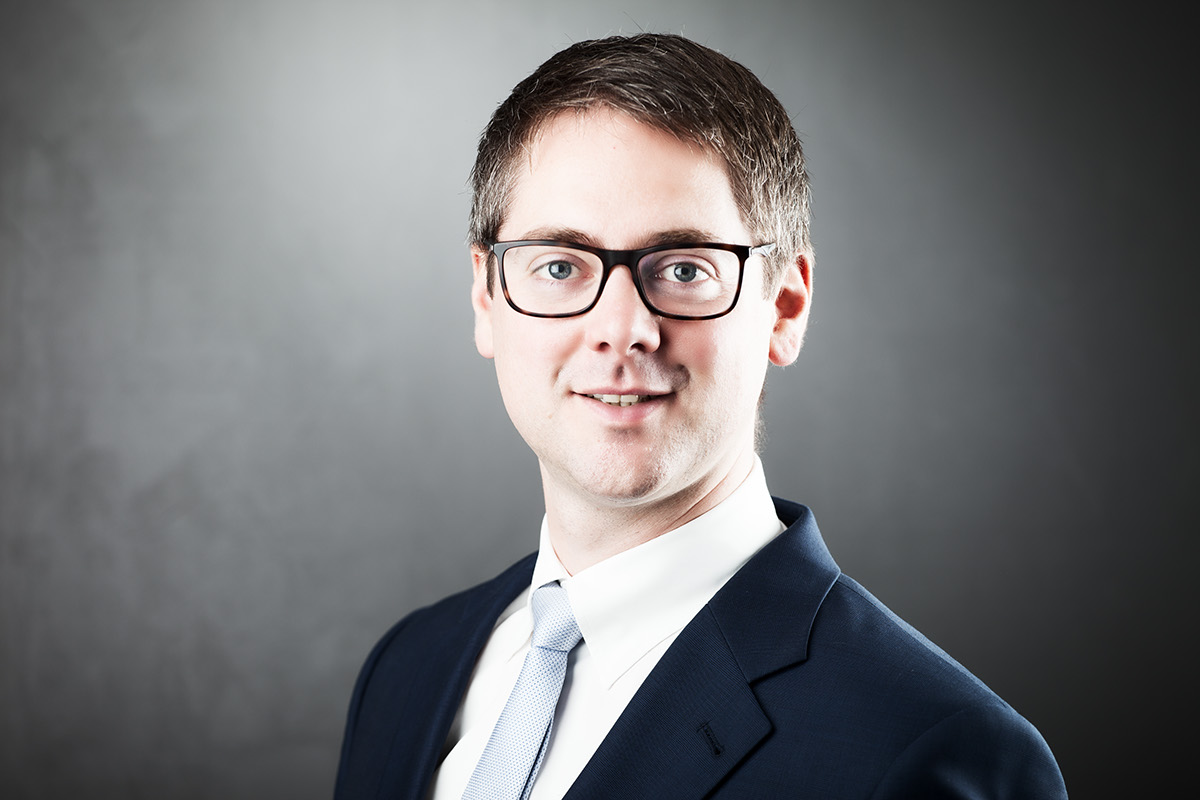
#> input picture Aksantara/ROS OpenCV Soal 5/contoh.jpg, 1200 x 800 px, found by its file name
$ python Kode.py
#> lines starting #> are read from the running program, lines starting #| are printed output that depends on the picture
import numpy as np
import cv2 as cv
from matplotlib import pyplot as plt

img = cv.imread('C:\Aksantara\Soal 5\contoh.jpg', cv.IMREAD_GRAYSCALE) #Path yang digunakan berdasarkan path di komputer saya
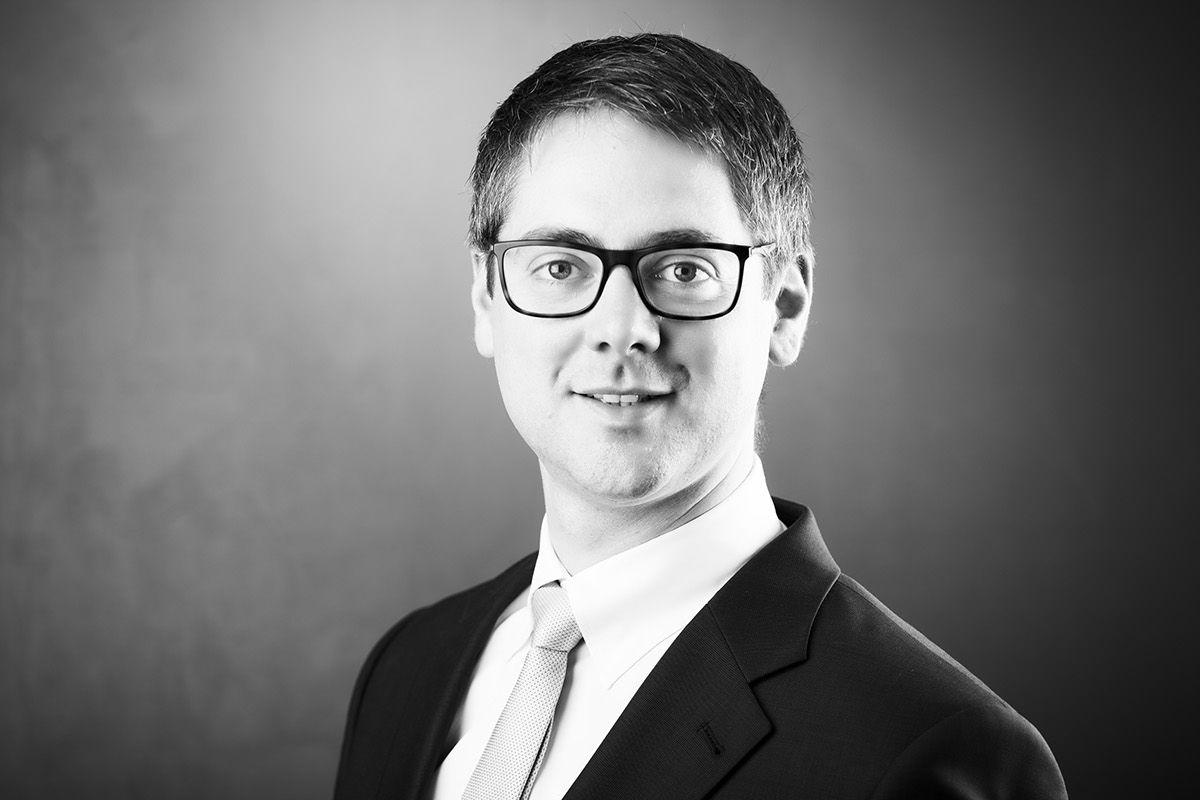
#> img: shape (800, 1200); min 0, max 255, mean 114.3

orb = cv.ORB_create()

keypoint = orb.detect(img,None)
#> keypoint = 500 keypoints; strongest (x, y, size): (742, 251, 111.1), (744, 251, 92.6), (748, 247, 31), (749, 249, 31)

keypoint, des = orb.compute(img, keypoint)

hasil = cv.drawKeypoints(img, keypoint, None, color=(0,255,0), flags=0)
plt.imshow(hasil), plt.show()

$ run again, with Aksantara/ROS OpenCV Soal 5/hasil.png saved as Aksantara/ROS OpenCV Soal 5/contoh.jpg
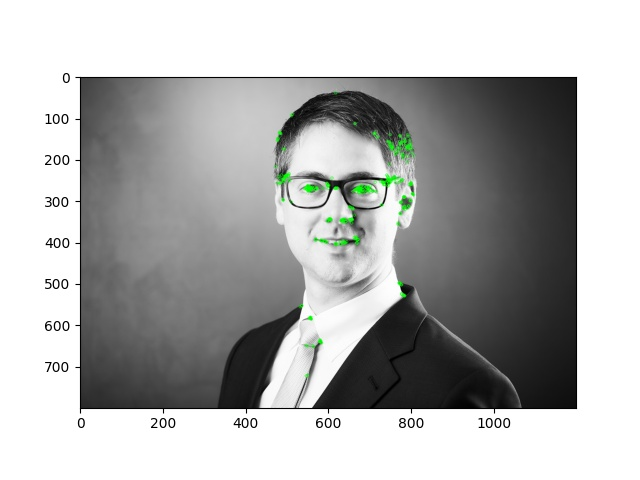
#> input picture Aksantara/ROS OpenCV Soal 5/hasil.png, 640 x 480 px, found by its file name
#> keypoint = 500 keypoints; strongest (x, y, size): (402, 424, 31), (48, 327, 31), (319, 424, 31), (402, 422, 31)
#> `hasil = cv.drawKeypoints(img, keypoint, None, color=(0,255,0), flags=0)`:
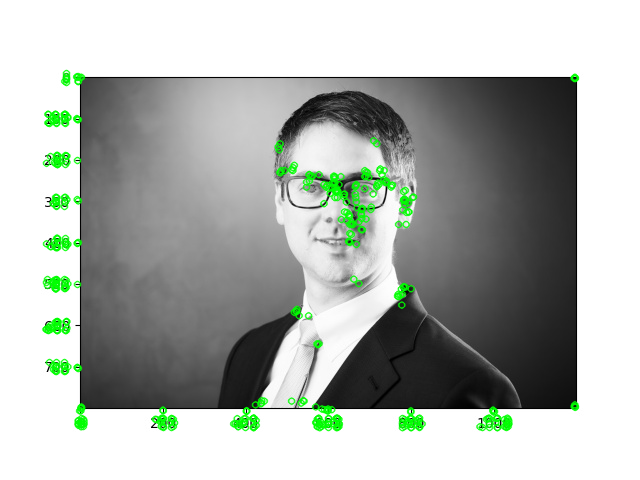
#> hasil: shape (480, 640, 3); mean of channels 0, 1, 2 173.5, 179.2, 173.5; drawn as B, G, R
